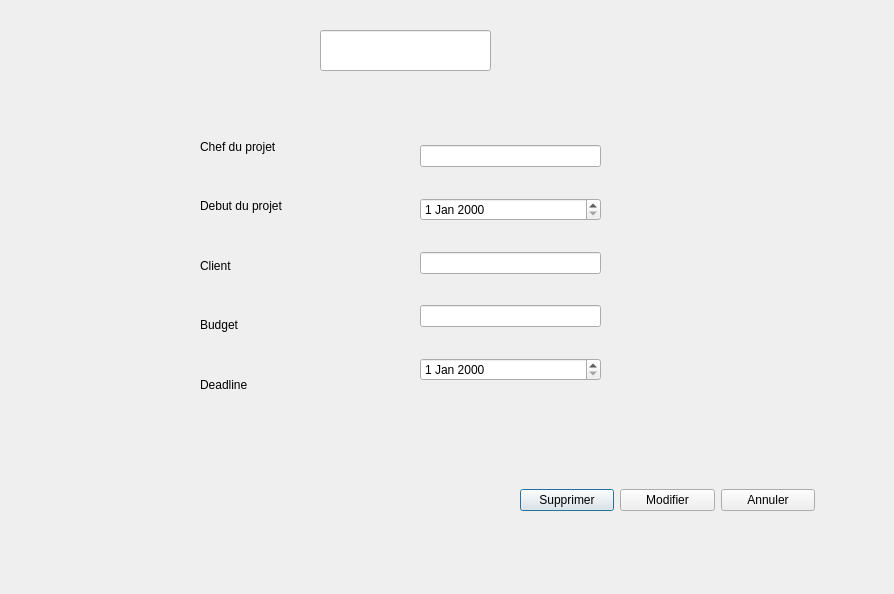
<?xml version="1.0" encoding="UTF-8"?>
<ui version="4.0">
 <class>seeprojet</class>
 <widget class="QDialog" name="seeprojet">
  <property name="geometry">
   <rect>
    <x>0</x>
    <y>0</y>
    <width>894</width>
    <height>594</height>
   </rect>
  </property>
  <property name="windowTitle">
   <string>Dialog</string>
  </property>
  <widget class="QWidget" name="horizontalLayoutWidget">
   <property name="geometry">
    <rect>
     <x>520</x>
     <y>460</y>
     <width>295</width>
     <height>80</height>
    </rect>
   </property>
   <layout class="QHBoxLayout" name="horizontalLayout_2">
    <item>
     <widget class="QPushButton" name="sup">
      <property name="text">
       <string>Supprimer</string>
      </property>
     </widget>
    </item>
    <item>
     <widget class="QPushButton" name="mod">
      <property name="text">
       <string>Modifier</string>
      </property>
     </widget>
    </item>
    <item>
     <widget class="QPushButton" name="pushButton_4">
      <property name="text">
       <string>Annuler</string>
      </property>
     </widget>
    </item>
   </layout>
  </widget>
  <widget class="QWidget" name="verticalLayoutWidget_2">
   <property name="geometry">
    <rect>
     <x>420</x>
     <y>120</y>
     <width>181</width>
     <height>291</height>
    </rect>
   </property>
   <layout class="QVBoxLayout" name="verticalLayout_3">
    <item>
     <widget class="QLineEdit" name="lineEdit_5"/>
    </item>
    <item>
     <widget class="QDateEdit" name="dateEdit_3"/>
    </item>
    <item>
     <widget class="QLineEdit" name="lineEdit_7"/>
    </item>
    <item>
     <widget class="QLineEdit" name="lineEdit_8"/>
    </item>
    <item>
     <widget class="QDateEdit" name="dateEdit_4"/>
    </item>
   </layout>
  </widget>
  <widget class="QWidget" name="verticalLayoutWidget">
   <property name="geometry">
    <rect>
     <x>200</x>
     <y>120</y>
     <width>181</width>
     <height>291</height>
    </rect>
   </property>
   <layout class="QVBoxLayout" name="verticalLayout_4">
    <item>
     <widget class="QLabel" name="label_8">
      <property name="text">
       <string>Chef du projet</string>
      </property>
     </widget>
    </item>
    <item>
     <widget class="QLabel" name="label_9">
      <property name="text">
       <string>Debut du projet</string>
      </property>
     </widget>
    </item>
    <item>
     <widget class="QLabel" name="label_11">
      <property name="text">
       <string>Client</string>
      </property>
     </widget>
    </item>
    <item>
     <widget class="QLabel" name="label_12">
      <property name="text">
       <string>Budget</string>
      </property>
     </widget>
    </item>
    <item>
     <widget class="QLabel" name="label_13">
      <property name="text">
       <string>Deadline</string>
      </property>
     </widget>
    </item>
   </layout>
  </widget>
  <widget class="QLineEdit" name="lineEdit_6">
   <property name="geometry">
    <rect>
     <x>320</x>
     <y>30</y>
     <width>171</width>
     <height>41</height>
    </rect>
   </property>
  </widget>
 </widget>
 <resources/>
 <connections/>
</ui>
